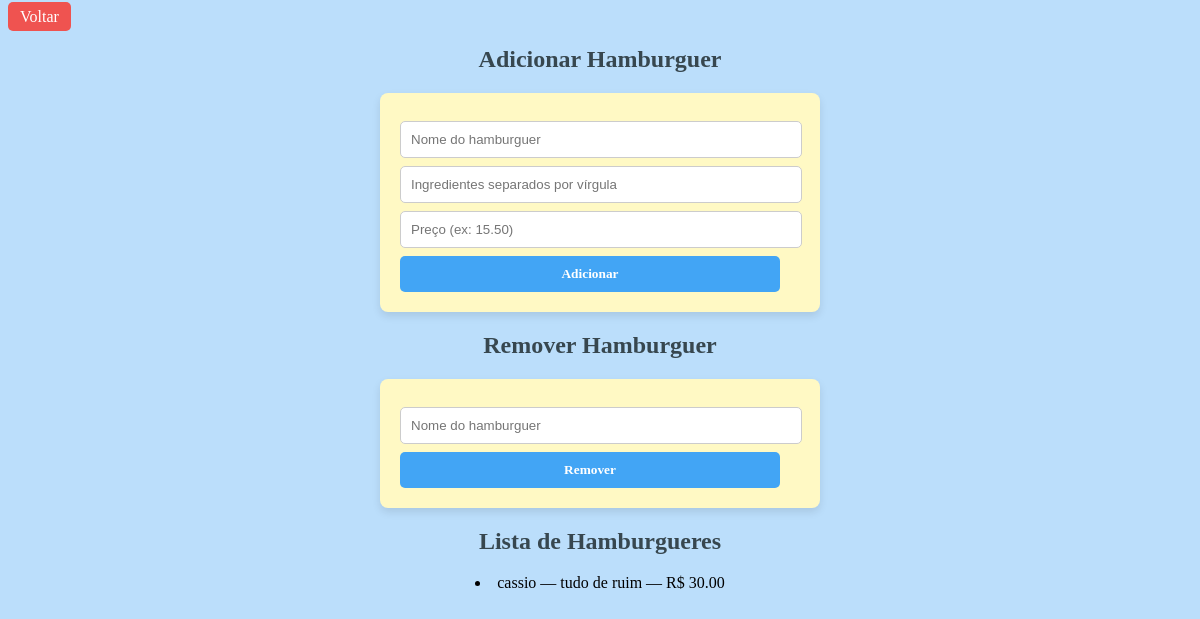
Page /gerenciar (signed in) on the earlier database version.
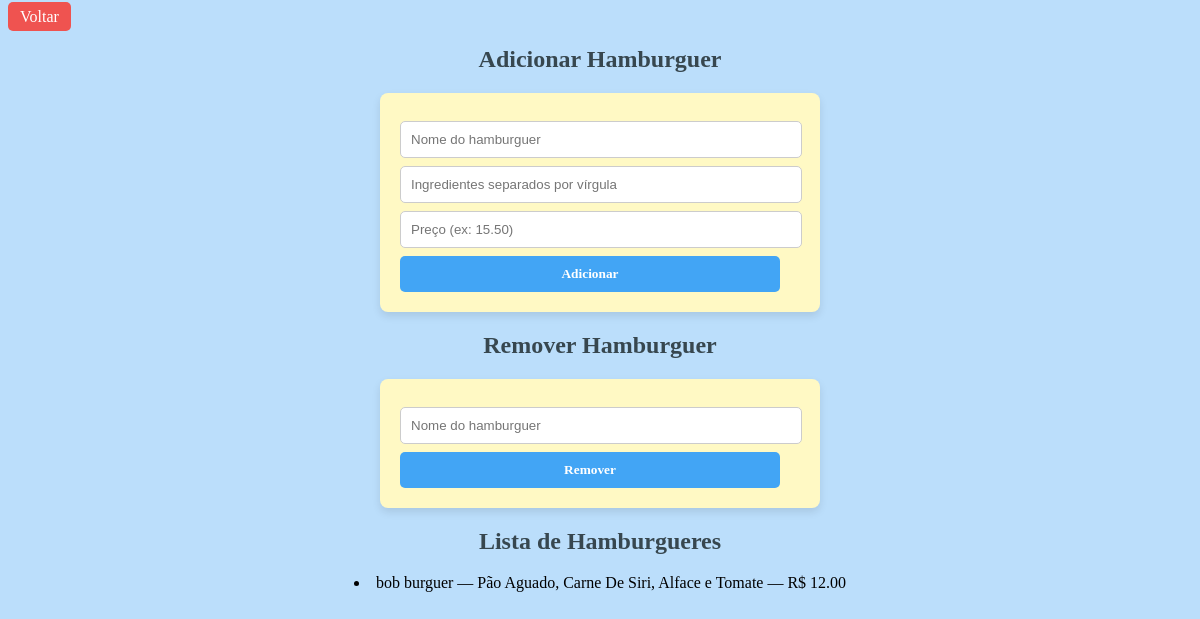
Same page on the later database version.
### modelos/modelos.py (models this page shows)
class Hamburguer(Base):
    __tablename__ = 'hamburguer'
    id = Column(Integer, primary_key=True, autoincrement=True)
    nome = Column(String, nullable = False)
    ingredientes = Column(String, nullable = False)
    Valor = Column(Integer, nullable = False)

### app.py (the view, shortened to what this page needs)
@app.route('/gerenciar', methods=['GET', 'POST'])
def gerenciar():
    if not session.get('admin'):
        return redirect('/login')
    mensagem = ''
    hamburgueres = listar_hambuerguer()
    print(f'lista de hamburgueres:{hamburgueres}')
    return render_template('gerenciar.html', hamburgueres=hamburgueres, mensagem=mensagem)

### app.py (called while the page is built)
@app.before_request
def pegar_sessao():
    g.session = SessionLocal()

@app.teardown_appcontext
def encerrar_sessao(exception=None):
    SessionLocal.remove()

### dao/hamburguerDAO.py (called while the page is built)
def listar_hambuerguer():
    db = SessionLocal()
    hamburgueres = db.query(Hamburguer).all()
    db.close()
    return hamburgueres

### templates/gerenciar.html (shortened to what this page needs)
<!DOCTYPE html>
<html lang="pt-BR">
<head>
    <link rel="stylesheet" href="../static/gerenciar.css">
</head>
<body>
    <div class="botao">
        <a href="/homepage" class="botao-voltar">Voltar</a>
    </div>
    <div class="topo">
        <h2>Adicionar Hamburguer</h2>
    </div>
    <form method="POST" action="/gerenciar" class="form">
        <input type="text" name="nome" placeholder="Nome do hamburguer" required><br>
        <input type="text" name="ingredientes" placeholder="Ingredientes separados por vírgula" required><br>
        <input type="number" name="preco" placeholder="Preço (ex: 15.50)" step="0.01" min="0" required><br>
        <button type="submit" name="adicionar">Adicionar</button>
    </form>
    <div class="topo">
        <h2>Remover Hamburguer</h2>
    </div>
    <form method="POST" action="/gerenciar" class="form">
        <input type="text" name="nome" placeholder="Nome do hamburguer" required><br>
        <button type="submit" name="remover">Remover</button>
    </form>
    <div class="topo">
        <h2>Lista de Hamburgueres</h2>
    </div>
    <div class="mensagem">
        {% for h in hamburgueres %}
            <li>{{ h.nome }} — {{ h.ingredientes }} — R$ {{ "%.2f"|format(h.Valor) }}</li>
        {% else %}
            <li>Não há hambúrgueres cadastrados.</li>
        {% endfor %}
    </div>
</body>
</html>

### static/gerenciar.css (style rules this page uses)
body { background-color: #bbdefb; font-family: 'Patrick Hand', cursive; }
.topo { font-family: 'Bangers', cursive; text-align: center; color: #37474f; font-weight: bold; }
.form { background-color: #fff9c4; padding: 20px; border-radius: 8px; max-width: 400px; margin: auto; box-shadow: 0 4px 8px rgba(0,0,0,0.1); color: #424242; }
.form input, form select, form button { width: 95%; padding: 10px; margin-top: 8px; border-radius: 5px; border: 1px solid #ccc; }
.form button { font-family: 'Patrick Hand', cursive; background-color: #42a5f5; color: white; border: none; font-weight: bold; }
.botao-voltar { background-color: #ef5350; color: white; padding: 6px 12px; border-radius: 5px; text-decoration: none; }
.mensagem { text-align: center; }

Differences in the rows shown:
removed Hamburguer: nome "cassio", ingredientes "tudo de ruim", Valor "30.00"
added Hamburguer: nome "bob burguer", ingredientes "Pão Aguado, Carne De Siri, Alface e Tomate", Valor "12.00"
